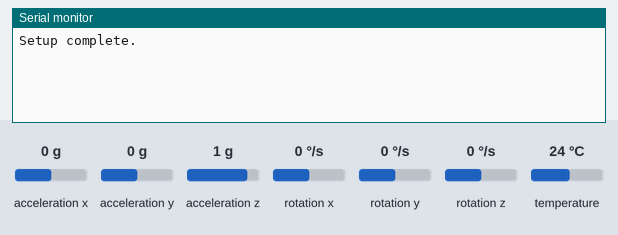
Bench run of a program on a simulated ESP32. Shown: the last lines printed to the serial monitor. The test bench sets the inputs (shaded band); at power-on: acceleration x 0 g, acceleration y 0 g, acceleration z 1 g, rotation x 0 °/s, rotation y 0 °/s, rotation z 0 °/s, temperature 24 °C.

Above: at 1.2 s.
1.3 s: acceleration x set to -1.4 g
At 1.44 s:
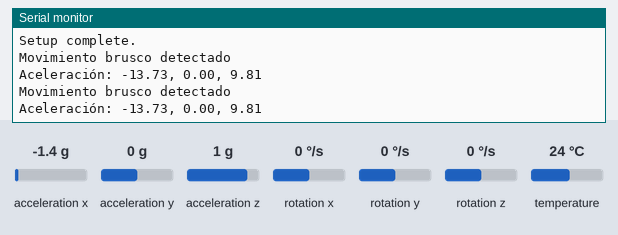
2.8 s: acceleration y set to -1.4 g
At 3.59 s:
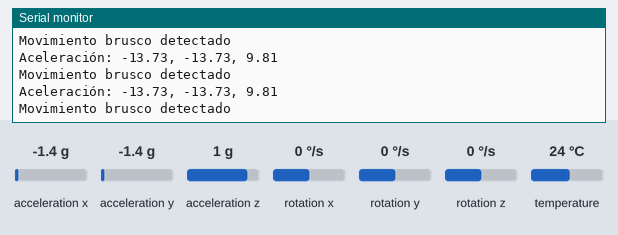
4.3 s: acceleration z set to -1.4 g
At 4.31 s:
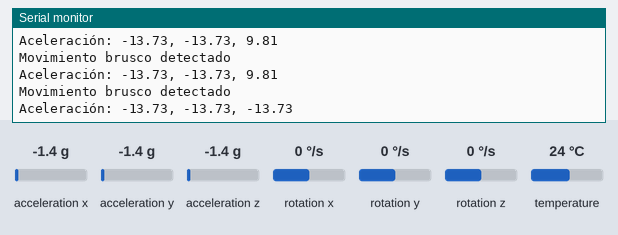

Measured:
- after the input at 1.3 s, the serial monitor: prints a new line at once (image 1)
- after the input at 2.8 s, the serial monitor: prints a new line after 0.07 s (image 2)
- after the input at 4.3 s, the serial monitor: prints a new line at once (image 3)

The program:

main.cpp
```cpp
#include <Arduino.h>
#include <Adafruit_MPU6050.h>
#include <Adafruit_Sensor.h>
#include <Wire.h>

Adafruit_MPU6050 mpu;
unsigned long lastRead = 0;


float lastGyroX = 0, lastGyroY = 0, lastGyroZ = 0;
unsigned long lastTime = 0;

void setup() {
  Serial.begin(115200);

  if (!mpu.begin()) {
    Serial.println("Failed to find MPU6050 chip");
    while (1) {
      delay(10);
    }
  }
  // Configurar los rangos del sensor
  mpu.setAccelerometerRange(MPU6050_RANGE_8_G);
  mpu.setGyroRange(MPU6050_RANGE_500_DEG);
  // Reducir ruido
  mpu.setFilterBandwidth(MPU6050_BAND_21_HZ);
  Serial.println("Setup complete.");
}

void loop() {
  sensors_event_t a, g, temp;
  mpu.getEvent(&a, &g, &temp);

  // Calcular el cambio en la orientación usando los datos del giroscopio
  float angleChange = sqrt(pow(g.gyro.x, 2) + pow(g.gyro.y, 2) + pow(g.gyro.z, 2));


  if (abs(a.acceleration.x) > 4.0) {
    Serial.println("Movimiento brusco detectado");
    Serial.print("Aceleración: ");
    Serial.print(a.acceleration.x);
    Serial.print(", ");
    Serial.print(a.acceleration.y);
    Serial.print(", ");
    Serial.println(a.acceleration.z);
  }

  unsigned long currentTime = millis();
  float deltaTime = (currentTime - lastTime) / 1000.0; // en segundos

  // Detectar cambios bruscos en la orientación (en todos los ejes)
  float gyroChange = sqrt(pow(g.gyro.x - lastGyroX, 2) + pow(g.gyro.y - lastGyroY, 2) + pow(g.gyro.z - lastGyroZ, 2));

  if (gyroChange > 10.0) { // umbral de cambio angular brusco
    Serial.println("Posible caída detectada");
  }

  // Actualizar valores anteriores
  lastGyroX = g.gyro.x;
  lastGyroY = g.gyro.y;
  lastGyroZ = g.gyro.z;
  lastTime = currentTime;

  delay(100);
}
```
